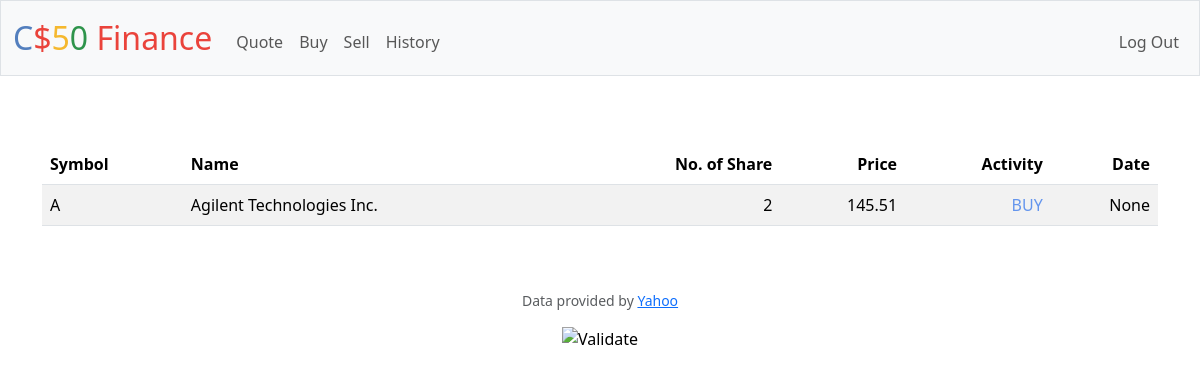
/history (signed in), run on an earlier commit of the app's database.
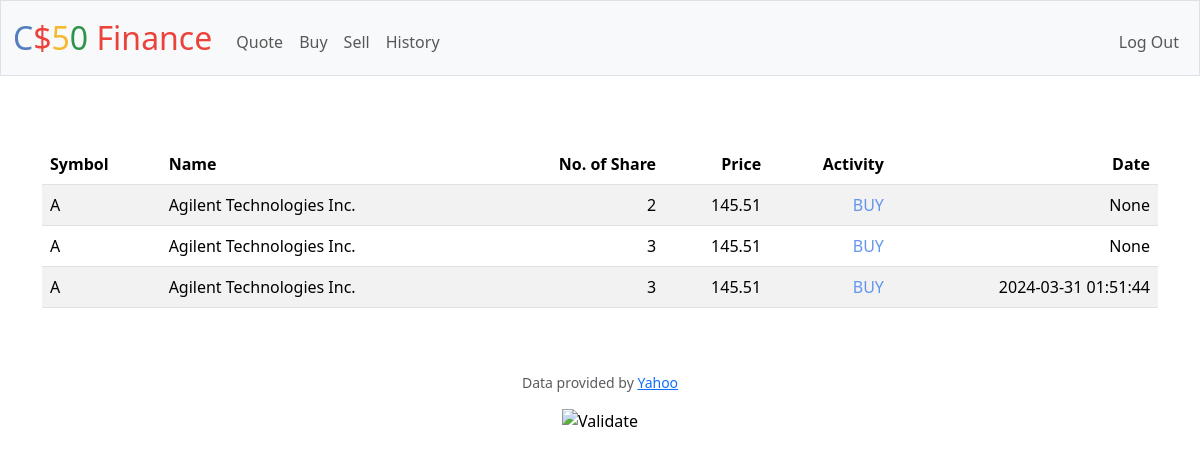
And on a later commit of the database.
### tables this page shows
CREATE TABLE transactions (
    id INTEGER PRIMARY KEY,
    user_id INTEGER,
    symbol TEXT,
    name TEXT,
    shares INTEGER,
    price REAL
, Timestamp DATETIME);

### app.py (the view)
@app.route("/history")
@login_required
def history():
    user_id = session["user_id"]
    transactions = db.execute("SELECT symbol, name, shares, price, Timestamp FROM transactions WHERE user_id = (?);", user_id)
    buy_sell = []
    for row in transactions:
        if row["shares"] <= 0:
            row["buy_sell"] = "SELL"
        else:
            row["buy_sell"] = "BUY"
    return render_template("history.html", database=transactions, buy_sell=buy_sell)

### app.py (called while the page is built)
@app.after_request
def after_request(response):
    response.headers["Cache-Control"] = "no-cache, no-store, must-revalidate"
    response.headers["Expires"] = 0
    response.headers["Pragma"] = "no-cache"
    return response

### helpers.py (called while the page is built)
def login_required(f):
    @wraps(f)
    def decorated_function(*args, **kwargs):
        if session.get("user_id") is None:
            return redirect("/login")
        return f(*args, **kwargs)
    return decorated_function

### templates/history.html (shortened to what this page needs)
{% extends "layout.html" %}
{% block main %}
    <div style="text-align: center;">
        <form action="/history" method="post">
            <table style="width: 100%; margin-top: 20px;" class="table table-striped">
                <thead>
                    <tr>
                        <th class="text-start">Symbol</th>
                        <th class="text-start">Name</th>
                        <th class="text-end">No. of Share</th>
                        <th class="text-end">Price</th>
                        <th class="text-end">Activity</th>
                        <th class="text-end">Date</th>
                    </tr>
                </thead>
                <tbody>
                    {% for row in database %}
                    <tr>
                        <td class="text-start">{{ row["symbol"] }}</td>
                        <td class="text-start">{{ row["name"] }}</td>
                        <td class="text-end">{{ row["shares"] }}</td>
                        <td class="text-end">{{ row["price"] }}</td>
                        <td class="text-end red" style="color: {% if row['buy_sell'] == 'SELL' %}red{% else %}cornflowerblue{% endif %};">{{ row["buy_sell"] }}</td>
                        <td class="text-end">{{ row["Timestamp"] }}</td>
                    </tr>
                    {% endfor %}
                </tbody>
            </table>
        </form>
    </div>
{% endblock %}

### templates/layout.html (shortened to what this page needs)
<!DOCTYPE html>
<html lang="en">
    <head>
        <link href="https://cdn.jsdelivr.net/npm/bootstrap@5.3.2/dist/css/bootstrap.min.css" rel="stylesheet">
        <link href="/static/styles.css" rel="stylesheet">
    </head>
    <body>
        <nav class="bg-light border navbar navbar-expand-md navbar-light">
            <div class="container-fluid">
                <a class="navbar-brand" href="/"><span class="blue">C</span><span class="red">$</span><span class="yellow">5</span><span class="green">0</span> <span class="red">Finance</span></a>
                <div class="collapse navbar-collapse" id="navbar">
                    {% if session["user_id"] %}
                        <ul class="navbar-nav me-auto mt-2">
                            <li class="nav-item"><a class="nav-link" href="/quote">Quote</a></li>
                            <li class="nav-item"><a class="nav-link" href="/buy">Buy</a></li>
                            <li class="nav-item"><a class="nav-link" href="/sell">Sell</a></li>
                            <li class="nav-item"><a class="nav-link" href="/history">History</a></li>
                        </ul>
                        <ul class="navbar-nav ms-auto mt-2">
                            <li class="nav-item"><a class="nav-link" href="/logout">Log Out</a></li>
                        </ul>
                    {% else %}
                        <ul class="navbar-nav ms-auto mt-2">
                            <li class="nav-item"><a class="nav-link" href="/register">Register</a></li>
                            <li class="nav-item"><a class="nav-link" href="/login">Log In</a></li>
                        </ul>
                    {% endif %}
                </div>
            </div>
        </nav>
        <main class="container py-5 text-center">
            {% block main %}{% endblock %}
        </main>
        <footer class="mb-5">
            <p class="mb-3 small text-center text-muted">
                Data provided by <a href="https://finance.yahoo.com/">Yahoo</a>
            </p>
            <form action="https://validator.w3.org/check" class="text-center" enctype="multipart/form-data" method="post" target="_blank">
                <input alt="Validate" src="/static/I_heart_validator.png" type="image">
            </form>
        </footer>
    </body>
</html>

### static/styles.css (style rules this page uses)
nav .navbar-brand { font-size: xx-large; }
nav .navbar-brand .blue { color: #537fbe; }
nav .navbar-brand .red { color: #ea433b; }
nav .navbar-brand .yellow { color: #f5b82e; }
nav .navbar-brand .green { color: #2e944b; }

What changed in the data, as far as the page shows it:
added transactions: symbol "A", name "Agilent Technologies Inc.", shares "3", price "145.51", buy_sell "BUY", Timestamp "None"
added transactions: symbol "A", name "Agilent Technologies Inc.", shares "3", price "145.51", buy_sell "BUY", Timestamp "2024-03-31 01:51:44"
